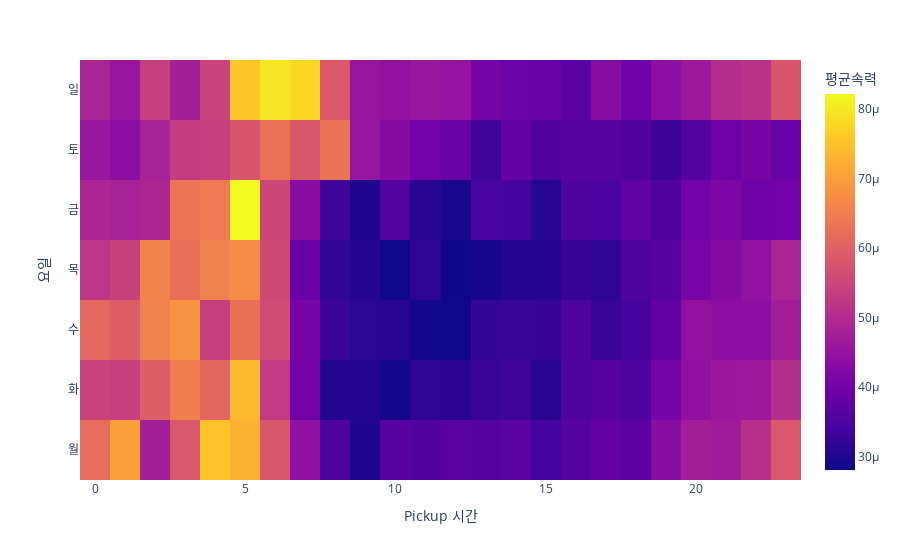

Notebook cell for this chart:
### Code cell
tidydata = df_feature.pivot_table(
    index = 'pickup_hour',
    columns = 'dayofweek',
    values = 'speed',
    aggfunc = 'mean'
).stack().reset_index().rename({0:'speed_mean'},axis=1)
dct1={0:'월',1:'화',2:'수',3:'목',4:'금',5:'토',6:'일'}
tidydata=tidydata.assign(dayofweek=tidydata.dayofweek.map(dct1))
fig=px.density_heatmap(
    data_frame=tidydata,
    x='pickup_hour',
    y='dayofweek',
    z='speed_mean',
    nbinsx=24,
    nbinsy=7,
    height=300
)

fig.update_layout(
    xaxis_title='Pickup 시간',
    yaxis_title='요일',
    coloraxis_colorbar_title='평균속력'
)

fig.show()

### Figure 1 — Plotly figure (JSON) as saved in the notebook; plotly's stock layout.template omitted (floating-point values rounded to 4 significant figures; data arrays with more than 128 entries replaced by an {"elided": "..."} marker saying what was removed)
{"data": [{"coloraxis": "coloraxis", "histfunc": "sum", "hovertemplate": "pickup_hour=%{x}<br>dayofweek=%{y}<br>sum of speed_mean=%{z}<extra></extra>", "name": "", "nbinsx": 24, "nbinsy": 7, "type": "histogram2d", "x": {"elided": "168 int values"}, "xaxis": "x", "xbingroup": "x", "y": {"elided": "168 str values"}, "yaxis": "y", "ybingroup": "y", "z": {"elided": "168 float values"}}], "layout": {"autosize": true, "coloraxis": {"colorbar": {"title": {"text": "평균속력"}}, "colorscale": [[0, "#0d0887"], [0.1111, "#46039f"], [0.2222, "#7201a8"], [0.3333, "#9c179e"], [0.4444, "#bd3786"], [0.5556, "#d8576b"], [0.6667, "#ed7953"], [0.7778, "#fb9f3a"], [0.8889, "#fdca26"], [1, "#f0f921"]]}, "legend": {"tracegroupgap": 0}, "margin": {"t": 60}, "xaxis": {"anchor": "y", "autorange": true, "domain": [0, 1], "range": [-0.5, 23.5], "title": {"text": "Pickup 시간"}, "type": "linear"}, "yaxis": {"anchor": "x", "autorange": true, "domain": [0, 1], "range": [-0.5, 6.5], "title": {"text": "요일"}, "type": "category"}}}
